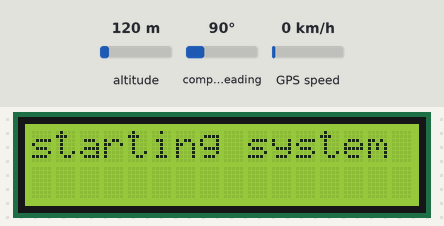
The sketch below on a simulated Arduino Uno, built with avr-gcc and run on an emulated ATmega328P. On the bench: 16×2 character LCD. The inputs (shaded band) are chosen by the test bench; at power-on: altitude 120 m, compass heading 90°, GPS speed 0 km/h. The GPS gets a fix after 3 s at 37.7749, -122.4194 with 8 satellites; what the sketch prints to the serial monitor is not drawn.

Above: at 0.2 s.
At 1.7 s:
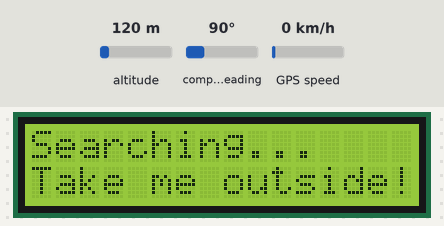
At 3.7 s:
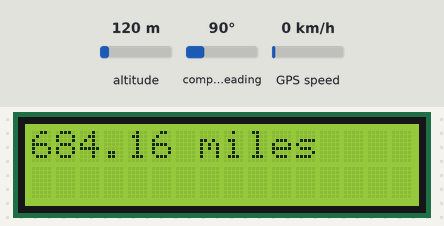

Measured:
- what the display in image 0 shows lasts 1.0 s, from 0.1 s to 1.1 s
- what the display in image 1 shows lasts 2.0 s, from 1.6 s to 3.6 s

The sketch:

Draft1.ino
```cpp
#include <SPI.h>


/* Engagement Box   by Kenton Harris 11/12/2012
Reverse Geocache Engagement Ring Box
This program unlocks a box that has reached a certain location.

The device uses the following products from Adafruit Industries:
Arduino Uno: https://www.adafruit.com/products/50
Ultimate GPS (version1): http://www.adafruit.com/products/746
16x2 Character LCD: https://www.adafruit.com/products/181
TPro Micro Servo SG90: https://www.adafruit.com/products/169
Half Sized Perma proto: https://www.adafruit.com/products/571

Tutorials for these products found on learn.adafruit.com helped with much of this.
Copyright (c) 2012, Adafruit Industries
All rights reserved.

Thanks to bnordlund9 for much of the code. This is  simplified verison of his Geobox found here:
http://www.youtube.com/watch?v=g0060tcuofg
Credit to Mikal Hart of http://arduiniana.org/ for the original idea of Reverse Geocache.

*/

#include <math.h>
#include <LiquidCrystal.h>
#include <Adafruit_GPS.h>
#include <SoftwareSerial.h>
SoftwareSerial mySerial(3,2);
Adafruit_GPS GPS(&mySerial);
#define GPSECHO false												     //make true to debug GPS
boolean usingInterrupt = false;
void useInterrupt(boolean);


//Servo
//#include <PWMServo.h>
//PWMServo servoLatch;

//Declarations
const float deg2rad = 0.01745329251994;
const float rEarth = 3958.750;                                          //can replace with 3958.75 mi, 6370.0 km, or 3440.06 NM
float range = 3000;                                                      // distance from HERE to THERE
String here;                                                             // read from GPS

// initialize the library with the numbers of the interface pins
LiquidCrystal lcd(7,8,9,10,11,12);

int gpsWasFixed = HIGH;                                                  // did the GPS have a fix?
int ledFix = 4;                                                          // pin for fix LED
//int servoPin = 9;                                                        // pin for servo
//int servoLock = 110;                                                     // angle (deg) of "locked" servo
//int servoUnlock = 0;                                                     // angle (deg) of "unlocked" servo

String there = "N47 40.543, W122 12.436";                                //Desired Location goes here. Make sure you use the same syntax and number of characters

void setup()
{
 // servoLatch.attach(SERVO_PIN_A);
 // servoLatch.write(servoLock);
  delay(50);
  lcd.begin(16, 2);
  Serial.begin(115200);
  Serial.println("Debug GPS Test:");

  GPS.begin(9600);
  GPS.sendCommand(PMTK_SET_NMEA_OUTPUT_RMCGGA);                          // RMC (recommended minimum) and GGA (fix data) including altitude
  GPS.sendCommand(PMTK_SET_NMEA_UPDATE_1HZ);                             // 1 Hz update rate
  useInterrupt(true);                                                    // reads the steaming data in a background
  lcd.clear();
  lcd.setCursor(0,0);
  lcd.print("starting system");
  delay(1000);


}

void loop(){
  // Parse GPS and recalculate RANGE
  if (GPS.newNMEAreceived()) {
    if (!GPS.parse(GPS.lastNMEA()))                                      // also sets the newNMEAreceived() flag to false
      return;                                                            // We can fail to parse a sentence in which case we should just wait for another
  }
  if (GPS.fix) {
    gpsWasFixed = HIGH;
    digitalWrite(ledFix, HIGH);


    here = gps2string ((String) GPS.lat, GPS.latitude, (String) GPS.lon, GPS.longitude);
    range = haversine(string2lat(here), string2lon(here), string2lat(there), string2lon(there));
   /*
    Serial.print("Here: ");                                        //for GPS debug
    Serial.print(here);
    Serial.print("There: ");
    Serial.println(there);
    Serial.print("Range: ");
    Serial.print(range);
    Serial.println("m");
    */
    lcd.clear();
    lcd.setCursor(0,0);
    lcd.print(range);
    lcd.print(" miles");

    delay(5000);
  }
  else {                                                              //No GPS fix- take box outside
    lcd.clear();
    delay(500);
    lcd.setCursor(0,0);
    lcd.print("Searching...");
    lcd.setCursor(0,1);
    lcd.print("Take me outside!");
    delay(2000);
  }

  if (range < 0.2){
    //servoLatch.write(servoUnlock);
    delay(1000);
    lcd.clear();
    lcd.setCursor(0,0);
    lcd.print("Found it!");
    delay(5000);
  }
}


SIGNAL(TIMER0_COMPA_vect) {
  // Interrupt is called once a millisecond, looks for any new GPS data, and stores it
  char c = GPS.read();
  if (GPSECHO)
    if (c) UDR0 = c;
}

void useInterrupt(boolean v) {
  if (v) {
    OCR0A = 0xAF;
    TIMSK0 |= _BV(OCIE0A);
    usingInterrupt = true;
  } else {
    TIMSK0 &= ~_BV(OCIE0A);
    usingInterrupt = false;
  }
}

String int2fw (int x, int n) {
  // returns a string of length n (fixed-width)
  String s = (String) x;
  while (s.length() < n) {
    s = "0" + s;
  }
  return s;
}

String gps2string (String lat, float latitude, String lon, float longitude) {
  // returns "Ndd mm.mmm, Wddd mm.mmm";
  int dd = (int) latitude/100;
  int mm = (int) latitude % 100;
  int mmm = (int) round(1000 * (latitude - floor(latitude)));
  String gps2lat = lat + int2fw(dd, 2) + " " + int2fw(mm, 2) + "." + int2fw(mmm, 3);
  dd = (int) longitude/100;
  mm = (int) longitude % 100;
  mmm = (int) round(1000 * (longitude - floor(longitude)));
  String gps2lon = lon + int2fw(dd, 3) + " " + int2fw(mm, 2) + "." + int2fw(mmm, 3);
  String myString = gps2lat + ", " + gps2lon;
  return myString;
};
/*
float string2radius (String myString) {
  // returns a floating-point number: e.g. String myString = "Radius: 005.1 NM";
  float r = ((myString.charAt(8) - '0') * 100.0) + ((myString.charAt(9) - '0') * 10.0) + ((myString.charAt(10) - '0') * 1.0) + ((myString.charAt(12) - '0') * 0.10);
  return r;
};*/

float string2lat (String myString) {
  // returns radians: e.g. String myString = "N38 58.892, W076 29.177";
  float lat = ((myString.charAt(1) - '0') * 10.0) + (myString.charAt(2) - '0') * 1.0 + ((myString.charAt(4) - '0') / 6.0) + ((myString.charAt(5) - '0') / 60.0) + ((myString.charAt(7) - '0') / 600.0) + ((myString.charAt(8) - '0') / 6000.0) + ((myString.charAt(9) - '0') / 60000.0);
  //Serial.print("float lat: ");
  //Serial.println(lat);
  lat *= deg2rad;
  if (myString.charAt(0) == 'S')
    lat *= -1;                                                           // Correct for hemisphere
  return lat;
};

float string2lon (String myString) {
  // returns radians: e.g. String myString = "N38 58.892, W076 29.177";
  float lon = ((myString.charAt(13) - '0') * 100.0) + ((myString.charAt(14) - '0') * 10.0) + (myString.charAt(15) - '0') * 1.0 + ((myString.charAt(17) - '0') / 6.0) + ((myString.charAt(18) - '0') / 60.0) + ((myString.charAt(20) - '0') / 600.0) + ((myString.charAt(21) - '0') / 6000.0) + ((myString.charAt(22) - '0') / 60000.0);
  //Serial.print("float lon: ");
  //Serial.println(lon);
  lon *= deg2rad;
  if (myString.charAt(12) == 'W')
    lon *= -1;                                                           // Correct for hemisphere
  return lon;
};


float haversine (float lat1, float lon1, float lat2, float lon2) {
  // returns the great-circle distance between two points (radians) on a sphere
  float h = sq((sin((lat1 - lat2) / 2.0))) + (cos(lat1) * cos(lat2) * sq((sin((lon1 - lon2) / 2.0))));
  float d = 2.0 * rEarth * asin (sqrt(h));
  //Serial.println(d);
  return d;

};
```
